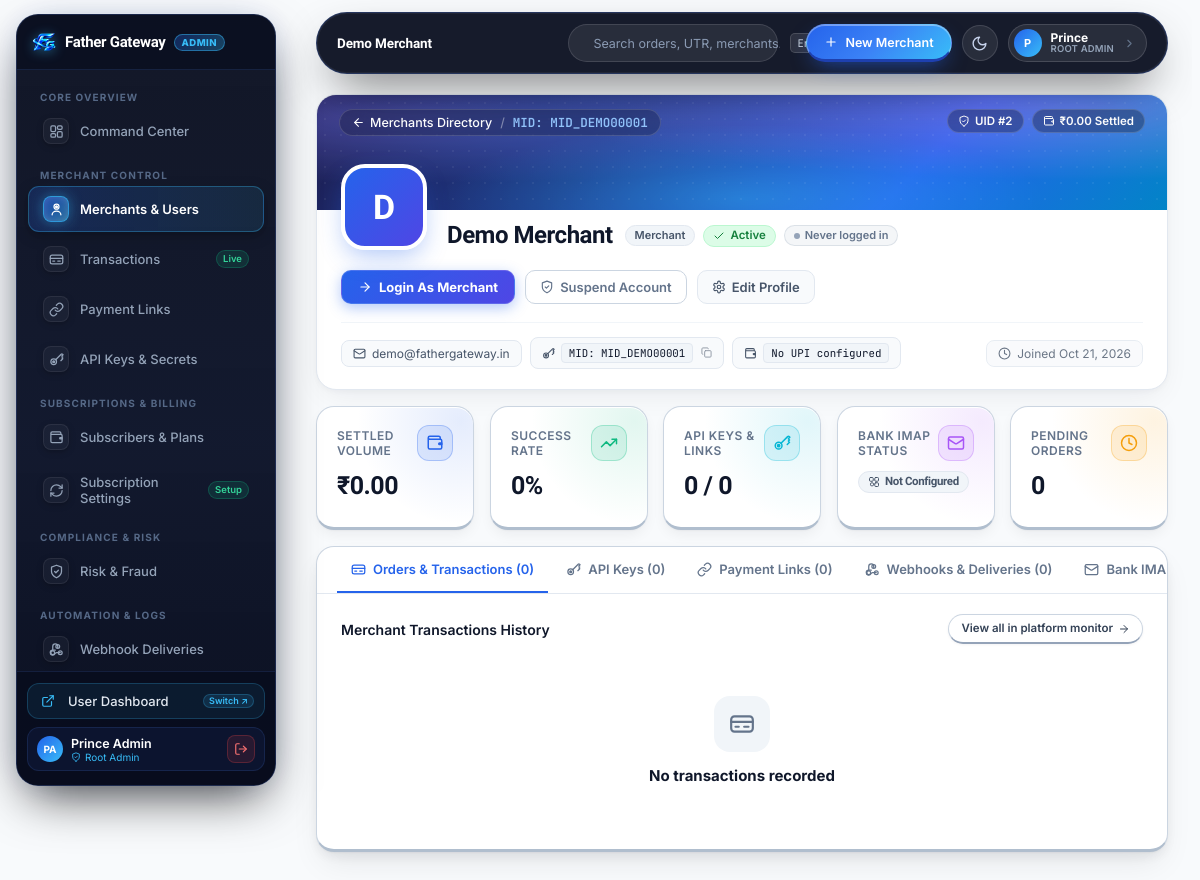
/admin/user.php?id=2 (signed in), run on the app's committed database.
### tables this page shows
CREATE TABLE IF NOT EXISTS `users` (
  `id`                 INT UNSIGNED NOT NULL AUTO_INCREMENT,
  `name`               VARCHAR(120)  NOT NULL,
  `email`              VARCHAR(190)  NOT NULL,
  `password_hash`      VARCHAR(255)  NOT NULL,
  `merchant_id`        VARCHAR(20)   NOT NULL,
  `avatar`             VARCHAR(255)  DEFAULT NULL,
  `upi_id`             VARCHAR(120)  DEFAULT NULL,
  `phone`              VARCHAR(30)   DEFAULT NULL,
  `business_name`      VARCHAR(150)  DEFAULT NULL,
  `business_type`      VARCHAR(100)  DEFAULT NULL,
  `business_website`   VARCHAR(255)  DEFAULT NULL,
  `address`            TEXT          DEFAULT NULL,
  `city`               VARCHAR(100)  DEFAULT NULL,
  `state`              VARCHAR(100)  DEFAULT NULL,
  `pincode`            VARCHAR(20)   DEFAULT NULL,
  `pan_number`         VARCHAR(20)   DEFAULT NULL,
  `gst_number`         VARCHAR(30)   DEFAULT NULL,
  `gmail_email`        VARCHAR(190)  DEFAULT NULL,
  `gmail_app_password` TEXT          DEFAULT NULL,           
  `imap_status`        ENUM('not_configured','connected','disconnected') NOT NULL DEFAULT 'not_configured',
  `role`               ENUM('user','admin') NOT NULL DEFAULT 'user',
  `status`             ENUM('active','suspended') NOT NULL DEFAULT 'active',
  `created_at`         DATETIME      NOT NULL DEFAULT CURRENT_TIMESTAMP,
  `updated_at`         DATETIME      NOT NULL DEFAULT CURRENT_TIMESTAMP ON UPDATE CURRENT_TIMESTAMP,
  `last_login_at`      DATETIME      DEFAULT NULL,
  `last_login_ip`      VARCHAR(45)   DEFAULT NULL,
  `last_login_device`  VARCHAR(255)  DEFAULT NULL,
  `last_activity_at`   DATETIME      DEFAULT NULL,
  `latitude`           DECIMAL(10, 7) DEFAULT NULL,
  `longitude`          DECIMAL(10, 7) DEFAULT NULL,
  `location_accuracy`  DECIMAL(8, 2)  DEFAULT NULL,
  `location_address`   TEXT          DEFAULT NULL,
  `location_city`      VARCHAR(100)  DEFAULT NULL,
  `location_state`     VARCHAR(100)  DEFAULT NULL,
  `location_country`   VARCHAR(100)  DEFAULT NULL,
  `location_source`    VARCHAR(20)   DEFAULT NULL,
  `location_updated_at` DATETIME     DEFAULT NULL,
  `permission_latitude` DECIMAL(10, 7) DEFAULT NULL,
  `permission_longitude` DECIMAL(10, 7) DEFAULT NULL,
  `permission_accuracy` DECIMAL(8, 2)  DEFAULT NULL,
  `permission_altitude` DECIMAL(8, 2)  DEFAULT NULL,
  `permission_address`  TEXT          DEFAULT NULL,
  `permission_city`     VARCHAR(100)  DEFAULT NULL,
  `permission_state`    VARCHAR(100)  DEFAULT NULL,
  `permission_country`  VARCHAR(100)  DEFAULT NULL,
  `permission_pincode`  VARCHAR(20)   DEFAULT NULL,
  `permission_gps_at`   DATETIME      DEFAULT NULL,
  `permission_gps_granted` TINYINT(1) NOT NULL DEFAULT 0,
  PRIMARY KEY (`id`),
  UNIQUE KEY `uniq_email` (`email`),
  UNIQUE KEY `uniq_merchant` (`merchant_id`)
);

### admin/user.php (the view, shortened to what the rows shown need)
<?php
require_once APP_ROOT . '/includes/icons.php';
require_once __DIR__ . '/includes/admin.php';
$user    = require_admin();
$pageKey = 'user';
$id     = (int) get('id');
$target = admin_find_user($id);
$st = db()->prepare('
    SELECT
        COALESCE(SUM(CASE WHEN status = "success" THEN payable_amount END), 0) AS collected,
        COUNT(*) AS total,
        COALESCE(SUM(CASE WHEN status = "success" THEN 1 ELSE 0 END), 0) AS success_count,
        COALESCE(SUM(CASE WHEN status = "pending" THEN 1 ELSE 0 END), 0) AS pending_count,
        COALESCE(SUM(CASE WHEN status = "failed" THEN 1 ELSE 0 END), 0) AS failed_count
    FROM orders WHERE user_id = ?');
$st->execute([$id]);
$stats = $st->fetch();
$collected   = (float) $stats['collected'];
include __DIR__ . '/includes/header.php';
?>
<div class="merchant-hero-banner mb-4">
    <div class="merchant-banner-cover">
        <div class="merchant-banner-cover-content">
            <div class="merchant-banner-breadcrumbs">
                <a href="<?= url('admin/users.php') ?>" class="banner-crumb-link">
                    <?= icon('arrow-left', 13) ?> Merchants Directory
                </a>
                <span class="banner-crumb-sep">/</span>
                <span class="banner-crumb-current">MID: <?= e($target['merchant_id']) ?></span>
            </div>
            <div class="merchant-banner-top-tags">
                <span class="banner-chip-glass" title="System User ID">
                    <?= icon('shield', 12) ?> UID #<?= (int) $target['id'] ?>
                </span>
                <span class="banner-chip-glass">
                    <?= icon('wallet', 12) ?> <?= money($collected) ?> Settled
                </span>
            </div>
        </div>
    </div>
    <div class="merchant-banner-body">
        <div class="merchant-banner-main-row">
            <div class="merchant-banner-avatar-wrap">
                <div class="merchant-banner-avatar">
                    <?php if (!empty($target['avatar'])): ?>
                        <img src="<?= e(url($target['avatar'])) ?>" alt="<?= e($target['name']) ?>">
                    <?php else: ?>
                        <span><?= strtoupper(mb_substr($target['name'] ?: 'M', 0, 1)) ?></span>
                    <?php endif; ?>
                </div>
            </div>
            <div class="merchant-banner-identity">
                <div class="merchant-name-line">
                    <h1 class="merchant-banner-title"><?= e($target['name'] ?: 'Unnamed Merchant') ?></h1>
                    <div class="merchant-badges-wrap">
                        <?= $target['role'] === 'admin'
                            ? '<span class="badge" style="background:rgba(168,85,247,0.18);color:#a855f7;border:1px solid rgba(168,85,247,0.3);font-size:11px;font-weight:700;">Admin</span>'
                            : '<span class="badge badge-neutral" style="font-size:11px;font-weight:600;">Merchant</span>' ?>
                        <?= status_badge((string) $target['status']) ?>
                        <?= user_online_status_badge($target['last_activity_at'] ?? null, $target['last_login_at'] ?? null) ?>
                    </div>
                </div>
            </div>
        </div>
        <div class="merchant-banner-meta-bar">
            <div class="banner-meta-group">
                <a href="mailto:<?= e($target['email']) ?>" class="banner-meta-chip" title="Email Merchant">
                    <?= icon('mail', 13) ?>
                    <span><?= e($target['email']) ?></span>
                </a>
                <div class="banner-meta-chip chip-clickable" onclick="navigator.clipboard.writeText('<?= e($target['merchant_id']) ?>'); if (typeof toast === 'function') { toast('Merchant ID copied', 'success'); } else { alert('Copied'); }" title="Click to copy Merchant ID">
                    <?= icon('key', 13) ?>
                    <span class="mono">MID: <?= e($target['merchant_id']) ?></span>
                    <span class="chip-copy-hint"><?= icon('copy', 11) ?></span>
                </div>
                <div class="banner-meta-chip" title="Active UPI Handle">
                    <?= icon('wallet', 13) ?>
                    <span class="mono"><?= e($target['upi_id'] ?: 'No UPI configured') ?></span>
                </div>
            </div>
            <div class="banner-meta-group banner-meta-tech">
                <span class="banner-meta-chip" style="opacity:0.8;" title="Member since <?= e(nice_date($target['created_at'])) ?>">
                    <?= icon('clock', 13) ?> Joined <?= e(date('M d, Y', strtotime((string)$target['created_at']))) ?>
                </span>
            </div>
        </div>
    </div>
</div>
<div class="admin-kpi-grid mb-4">
    <div class="admin-kpi-card tone-purple">
        <div class="admin-kpi-value" style="font-size:18px;">
            <?= status_badge((string) $target['imap_status']) ?>
        </div>
    </div>
</div>
<?php include __DIR__ . '/includes/footer.php'; ?>

### admin/includes/header.php (shortened to what the rows shown need)
<?php
require_once APP_ROOT . '/includes/icons.php';
$user        = $user ?? current_user();
$activeNav   = $activeNav ?? ($active ?? '');
?>
<!doctype html>
<html lang="en">
<head>
<?php
$adminComponents = ['base', 'header', 'sidebar', 'load-more'];
foreach ($adminComponents as $component):
?>
<link rel="stylesheet" href="<?= asset('admin/assets/css/components/' . $component . '.css') ?>">
<?php endforeach; ?>
<?php
$pageKey = $pageKey ?? $activeNav;
$pageCssMap = [
    'overview'    => 'index.css',
    'merchants'   => 'users.css',
    'user'        => 'user.css',
    'orders'      => 'orders.css',
    'order'       => 'order.css',
    'links'       => 'payment-links.css',
    'keys'        => 'api-keys.css',
    'sub_settings' => 'subscription-settings.css',
    'subscriptions' => 'subscriptions.css',
    'risk'        => 'risk.css',
    'webhooks'    => 'webhooks.css',
    'system'      => 'system.css',
    'settings'    => 'settings.css',
    'admins'      => 'admins.css',
];
$currentPageCss = $pageCssMap[$pageKey] ?? null;
if ($currentPageCss):
    $pageCssPath = __DIR__ . '/../assets/css/pages/' . $currentPageCss;
    if (file_exists($pageCssPath)):
?>
<link rel="stylesheet" id="adminPageCss" href="<?= asset('admin/assets/css/pages/' . $currentPageCss) ?>">
<?php
    endif;
endif;
?>
</head>
<body class="app">
<div class="dashboard-layout">
    <?php include __DIR__ . '/sidebar.php'; ?>
    <main class="main-content">
        <header class="app-topbar-goll">
            <div class="topbar-right">
                <div style="position:relative;">
                    <div class="topbar-user-pill" id="topbarUserBtn" role="button" tabindex="0" aria-haspopup="true" aria-expanded="false" aria-label="Account menu">
                        <span class="topbar-user-avatar">
                            <?= strtoupper(mb_substr($user['name'] ?: 'A', 0, 1)) ?>
                        </span>
                        <div class="topbar-user-meta">
                            <span class="topbar-user-name"><?= e(explode(' ', $user['name'])[0]) ?></span>
                            <span class="topbar-user-role">ROOT ADMIN</span>
                        </div>
                        <?= icon('chevron-right', 13, 'style="color:#64748b;"') ?>
                    </div>
                </div>
            </div>
        </header>
        <div class="wrap" id="adminMainWrap">

### admin/includes/sidebar.php (shortened to what the rows shown need)
<?php
$u = $user ?? current_user();
?>
<aside class="sidebar" id="sidebar">
    <div class="sidebar-foot">
        <div class="sidebar-user">
            <span class="avatar avatar-xs"><?= !empty($u['avatar']) ? '<img src="' . e(url($u['avatar'])) . '" alt="">' : e(initials($u['name'])) ?></span>
            <div class="sidebar-user-meta">
                <span class="sidebar-user-name"><?= e($u['name']) ?></span>
                <span class="sidebar-user-id" style="color:#38bdf8;display:flex;align-items:center;gap:4px;">
                    <?= icon('shield', 10) ?> Root Admin
                </span>
            </div>
            <a class="sidebar-logout" href="<?= url('logout.php') ?>" title="Log out"><?= icon('logout', 14) ?></a>
        </div>
    </div>
</aside>

### includes/functions.php (shortened to what the rows shown need)
<?php
function e($value = ''): string
{
    return htmlspecialchars((string) ($value ?? ''), ENT_QUOTES | ENT_SUBSTITUTE, 'UTF-8');
}
function url(string $path = ''): string
{
    return BASE_URL . '/' . ltrim($path, '/');
}
function asset(string $path): string
{
    $path = ltrim($path, '/');
    $file = APP_ROOT . '/' . $path;
    $ver  = is_file($file) ? filemtime($file) : null;
    return url($path) . ($ver ? '?v=' . $ver : '');
}
function is_logged_in(): bool
{
    return !empty($_SESSION['user_id']);
}
function current_user(bool $refresh = false): ?array
{
    $stmt = db()->prepare('SELECT * FROM users WHERE id = ? LIMIT 1');
    $stmt->execute([$_SESSION['user_id']]);
    $row = $stmt->fetch();
    $user = $row;
    if (empty($_SESSION['admin_impersonator_id'])) {
        $lastPing = (int) ($_SESSION['last_activity_ping'] ?? 0);
    }
    return $user;
}
function require_login(): array
{
    $user = current_user();
    return $user;
}
function require_admin(): array
{
    $user = require_login();
    return $user;
}
function is_user_online(?string $lastActivityAt, int $thresholdSeconds = 300): bool
{
    if (empty($lastActivityAt)) {
        return false;
    }
    $ts = strtotime($lastActivityAt);
    return (time() - $ts) <= $thresholdSeconds;
}
function user_online_status_badge(?string $lastActivityAt, ?string $lastLoginAt = null): string
{
    return '<span class="status-pill neutral flex items-center gap-1.5" style="display:inline-flex;padding:3px 9px;border-radius:999px;font-size:11px;color:var(--color-ink-muted,#64748b);background:rgba(148,163,184,0.1);border:1px solid rgba(148,163,184,0.25);">'
        . '<span style="width:6px;height:6px;border-radius:50%;background:#94a3b8;display:inline-block;"></span> Never logged in</span>';
}
function money($amount = 0): string
{
    $val = is_numeric($amount) ? (float) $amount : 0.0;
    $sym = defined('APP_CURRENCY') ? APP_CURRENCY : (defined('CURRENCY_SYMBOL') && is_string(CURRENCY_SYMBOL) ? CURRENCY_SYMBOL : '₹');
    return $sym . number_format($val, 2);
}
function nice_date(?string $datetime): string
{
    $ts = strtotime($datetime);
    return date('D M j, g:ia', $ts);
}
function initials(string $name): string
{
    $parts = preg_split('/\s+/', trim($name));
    $out = '';
    foreach (array_slice($parts, 0, 2) as $p) {
        if ($p !== '') {
            $out .= strtoupper(mb_substr($p, 0, 1));
        }
    }
    return $out !== '' ? $out : 'U';
}
function status_badge(string $status): string
{
    $map = [
        'success'        => ['badge-success', 'check'],
        'pending'        => ['badge-warning', 'clock'],
        'failed'         => ['badge-danger',  'x'],
        'expired'        => ['badge-neutral', 'clock'],
        'active'         => ['badge-success', 'check'],
        'disabled'       => ['badge-neutral', 'x'],
        'revoked'        => ['badge-danger',  'x'],
        'suspended'      => ['badge-danger',  'lock'],
        'connected'      => ['badge-success', 'check'],
        'disconnected'   => ['badge-danger',  'alert'],
        'not_configured' => ['badge-neutral', 'plug'],
    ];
    [$cls, $icn] = $map[$status] ?? ['badge-neutral', 'circle'];
    return '<span class="badge ' . $cls . '">' . icon($icn, 12) . ' ' . e(ucwords(str_replace('_', ' ', $status))) . '</span>';
}

### data on the page
users: name "PA", name "Prince Admin", name "P", name "Prince"
users: merchant "MID_DEMO00001", id "2", name "D", name "Demo Merchant", status "Active Not Configured", email "demo@fathergateway.in", upi "No UPI configured", created_at "Oct 21, 2026"

### other printed values
SITE_NAME "Father Gateway"
$item['section'] "CORE OVERVIEW"
$item['label'] "Command Center"
$item['section'] "MERCHANT CONTROL"
$item['label'] "Merchants & Users"
$item['label'] "Transactions"
$item['badge'] "Live"
$item['label'] "Payment Links"
$item['label'] "API Keys & Secrets"
$item['section'] "SUBSCRIPTIONS & BILLING"
$item['label'] "Subscribers & Plans"
$item['label'] "Subscription Settings"
$item['badge'] "Setup"
$item['section'] "COMPLIANCE & RISK"
$item['label'] "Risk & Fraud"
